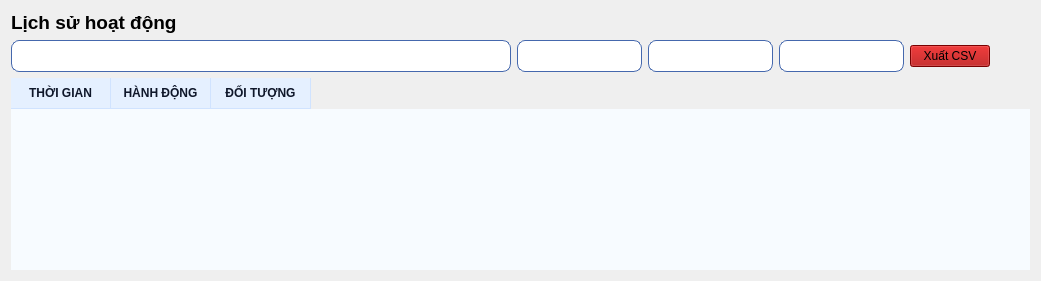
      <widget class="QWidget" name="page_10">
       <layout class="QVBoxLayout" name="verticalLayout_33">
        <item>
         <widget class="QLabel" name="label_10">
          <property name="font">
           <font>
            <family>Segoe UI</family>
            <pointsize>14</pointsize>
            <bold>true</bold>
           </font>
          </property>
          <property name="text">
           <string>Lịch sử hoạt động</string>
          </property>
         </widget>
        </item>
        <item>
         <layout class="QHBoxLayout" name="horizontalLayout_36">
          <item>
           <widget class="QComboBox" name="user_lich_su">
            <property name="minimumSize">
             <size>
              <width>500</width>
              <height>0</height>
             </size>
            </property>
            <property name="styleSheet">
             <string notr="true">
QComboBox {
    border: 1px solid #4568ad;
    border-radius: 8px;
    padding: 6px 12px;
    background-color: white;
    color: #4568ad;
    font-size: 14px;
}

QComboBox:hover {
    border-color: #2a4a8b; 
    background-color: #f9faff;
}
QComboBox:on {
    border-bottom-left-radius: 0px;
    border-bottom-right-radius: 0px;
    border-bottom: 1px solid #f0f0f0;
}

QComboBox::drop-down {
    subcontrol-origin: padding;
    subcontrol-position: top right;
    width: 30px;
    border-left-width: 0px;
    border-top-right-radius: 8px;
    border-bottom-right-radius: 8px;
}

QComboBox::down-arrow {
    image: url(:/icons/icons_/down-chevron.png); 
    width: 16px;
    height: 16px;
}

QComboBox QAbstractItemView {
    border: 1px solid #4568ad;
    border-top: none;  

    border-top-left-radius: 0px;
    border-top-right-radius: 0px;
    border-bottom-left-radius: 8px;
    border-bottom-right-radius: 8px;
    
    background-color: white;
    color: #4568ad;
    outline: 0px;
    selection-background-color: #4568ad;
    selection-color: white;
}

QComboBox QAbstractItemView::item {
    height: 30px; 
    padding-left: 10px; 
    margin: 0px;
}

QComboBox QAbstractItemView::item:hover {
    background-color: #f0f5ff;
    color: #4568ad;
    border: none;
}

QComboBox QAbstractItemView::item:selected {
    background-color: #4568ad;
    color: white;
    border: none;
}</string>
            </property>
           </widget>
          </item>
          <item>
           <widget class="QComboBox" name="ngay_lich_su">
            <property name="minimumSize">
             <size>
              <width>125</width>
              <height>0</height>
             </size>
            </property>
            <property name="styleSheet">
             <string notr="true">
QComboBox {
    border: 1px solid #4568ad;
    border-radius: 8px;
    padding: 6px 12px;
    background-color: white;
    color: #4568ad;
    font-size: 14px;
}

QComboBox:hover {
    border-color: #2a4a8b; 
    background-color: #f9faff;
}
QComboBox:on {
    border-bottom-left-radius: 0px;
    border-bottom-right-radius: 0px;
    border-bottom: 1px solid #f0f0f0;
}

QComboBox::drop-down {
    subcontrol-origin: padding;
    subcontrol-position: top right;
    width: 30px;
    border-left-width: 0px;
    border-top-right-radius: 8px;
    border-bottom-right-radius: 8px;
}

QComboBox::down-arrow {
    image: url(:/icons/icons_/down-chevron.png); 
    width: 16px;
    height: 16px;
}

QComboBox QAbstractItemView {
    border: 1px solid #4568ad;
    border-top: none;  

    border-top-left-radius: 0px;
    border-top-right-radius: 0px;
    border-bottom-left-radius: 8px;
    border-bottom-right-radius: 8px;
    
    background-color: white;
    color: #4568ad;
    outline: 0px;
    selection-background-color: #4568ad;
    selection-color: white;
}

QComboBox QAbstractItemView::item {
    height: 30px; 
    padding-left: 10px; 
    margin: 0px;
}

QComboBox QAbstractItemView::item:hover {
    background-color: #f0f5ff;
    color: #4568ad;
    border: none;
}

QComboBox QAbstractItemView::item:selected {
    background-color: #4568ad;
    color: white;
    border: none;
}</string>
            </property>
           </widget>
          </item>
          <item>
           <widget class="QComboBox" name="thang_lich_su">
            <property name="minimumSize">
             <size>
              <width>125</width>
              <height>0</height>
             </size>
            </property>
            <property name="styleSheet">
             <string notr="true">
QComboBox {
    border: 1px solid #4568ad;
    border-radius: 8px;
    padding: 6px 12px;
    background-color: white;
    color: #4568ad;
    font-size: 14px;
}

QComboBox:hover {
    border-color: #2a4a8b; 
    background-color: #f9faff;
}
QComboBox:on {
    border-bottom-left-radius: 0px;
    border-bottom-right-radius: 0px;
    border-bottom: 1px solid #f0f0f0;
}

QComboBox::drop-down {
    subcontrol-origin: padding;
    subcontrol-position: top right;
    width: 30px;
    border-left-width: 0px;
    border-top-right-radius: 8px;
    border-bottom-right-radius: 8px;
}

QComboBox::down-arrow {
    image: url(:/icons/icons_/down-chevron.png); 
    width: 16px;
    height: 16px;
}

QComboBox QAbstractItemView {
    border: 1px solid #4568ad;
    border-top: none;  

    border-top-left-radius: 0px;
    border-top-right-radius: 0px;
    border-bottom-left-radius: 8px;
    border-bottom-right-radius: 8px;
    
    background-color: white;
    color: #4568ad;
    outline: 0px;
    selection-background-color: #4568ad;
    selection-color: white;
}

QComboBox QAbstractItemView::item {
    height: 30px; 
    padding-left: 10px; 
    margin: 0px;
}

QComboBox QAbstractItemView::item:hover {
    background-color: #f0f5ff;
    color: #4568ad;
    border: none;
}

QComboBox QAbstractItemView::item:selected {
    background-color: #4568ad;
    color: white;
    border: none;
}</string>
            </property>
           </widget>
          </item>
          <item>
           <widget class="QComboBox" name="nam_lich_su">
            <property name="minimumSize">
             <size>
              <width>125</width>
              <height>0</height>
             </size>
            </property>
            <property name="styleSheet">
             <string notr="true">
QComboBox {
    border: 1px solid #4568ad;
    border-radius: 8px;
    padding: 6px 12px;
    background-color: white;
    color: #4568ad;
    font-size: 14px;
}

QComboBox:hover {
    border-color: #2a4a8b; 
    background-color: #f9faff;
}
QComboBox:on {
    border-bottom-left-radius: 0px;
    border-bottom-right-radius: 0px;
    border-bottom: 1px solid #f0f0f0;
}

QComboBox::drop-down {
    subcontrol-origin: padding;
    subcontrol-position: top right;
    width: 30px;
    border-left-width: 0px;
    border-top-right-radius: 8px;
    border-bottom-right-radius: 8px;
}

QComboBox::down-arrow {
    image: url(:/icons/icons_/down-chevron.png); 
    width: 16px;
    height: 16px;
}

QComboBox QAbstractItemView {
    border: 1px solid #4568ad;
    border-top: none;  

    border-top-left-radius: 0px;
    border-top-right-radius: 0px;
    border-bottom-left-radius: 8px;
    border-bottom-right-radius: 8px;
    
    background-color: white;
    color: #4568ad;
    outline: 0px;
    selection-background-color: #4568ad;
    selection-color: white;
}

QComboBox QAbstractItemView::item {
    height: 30px; 
    padding-left: 10px; 
    margin: 0px;
}

QComboBox QAbstractItemView::item:hover {
    background-color: #f0f5ff;
    color: #4568ad;
    border: none;
}

QComboBox QAbstractItemView::item:selected {
    background-color: #4568ad;
    color: white;
    border: none;
}</string>
            </property>
           </widget>
          </item>
          <item>
           <widget class="QPushButton" name="xuat_csv_lich_su">
            <property name="styleSheet">
             <string notr="true">background-color: rgb(170, 0, 0);</string>
            </property>
            <property name="text">
             <string>Xuất CSV</string>
            </property>
           </widget>
          </item>
          <item>
           <spacer name="horizontalSpacer_6">
            <property name="orientation">
             <enum>Qt::Orientation::Horizontal</enum>
            </property>
            <property name="sizeHint" stdset="0">
             <size>
              <width>40</width>
              <height>20</height>
             </size>
            </property>
           </spacer>
          </item>
         </layout>
        </item>
        <item>
         <widget class="QTableWidget" name="lich_su_table">
          <property name="styleSheet">
           <string notr="true">QTableWidget {
    background: #f7fbff;              /* nền sáng xanh nhạt */
    gridline-color: #d0e3ff;          /* màu kẻ ô */
    selection-background-color: #d6e9ff; /* nền khi chọn */
    selection-color: #0f172a;         /* màu chữ khi chọn */
    border: none;
}

QHeaderView::section {
    background: #e5f0ff;              /* header xanh nhạt */
    color: #0f172a;
    padding: 6px 10px;
    border: 0px;
    border-right: 1px solid #d0e3ff;
    border-bottom: 1px solid #d0e3ff;
    font-weight: 600;
}

/* kẻ ngang từng dòng */
QTableWidget::item {
    border-bottom: 1px solid #eef2ff;
}
QTableWidget::item:selected {
    background: #d6e9ff;
}</string>
          </property>
          <attribute name="verticalHeaderVisible">
           <bool>false</bool>
          </attribute>
          <attribute name="verticalHeaderMinimumSectionSize">
           <number>35</number>
          </attribute>
          <column>
           <property name="text">
            <string>THỜI GIAN</string>
           </property>
          </column>
          <column>
           <property name="text">
            <string>HÀNH ĐỘNG</string>
           </property>
          </column>
          <column>
           <property name="text">
            <string>ĐỐI TƯỢNG</string>
           </property>
          </column>
         </widget>
        </item>
       </layout>
      </widget>
